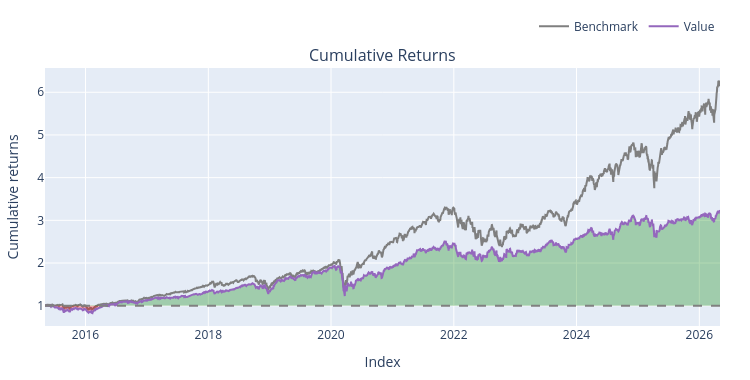

Here is the notebook cell this chart was saved with:
### Markdown cell above
### State based stochastic oscillator implementation

### Code cell
entries = ((stoch_k_df < 20) & (stoch_k_df > stoch_d_df)).shift(1).fillna(False).astype(bool)

exits = ((stoch_k_df > 80) & (stoch_k_df < stoch_d_df)).shift(1).fillna(False).astype(bool)

backtest1 = vbt.Portfolio.from_signals(
    close=close_df,
    open = open_df,
    high = high_df,
    low = low_df,
    entries=entries,
    exits=exits,
    init_cash=100_000.0,
    size=0.1,                         
    size_type='percent',
    cash_sharing=True,                 
    group_by=True,                     
    freq='1D',
    fees=0.001,
    sl_stop = 0.10,
       
)

print(backtest1.stats())
backtest1.plot().show()

### Figure 1 — Plotly figure (JSON) as saved in the notebook; plotly's stock layout.template omitted (floating-point values rounded to 4 significant figures; data arrays with more than 128 entries replaced by an {"elided": "..."} marker saying what was removed)
{"data": [{"legendgroup": "0", "line": {"color": "#7f7f7f"}, "name": "Benchmark", "showlegend": true, "type": "scatter", "uid": "04b1eb89-66a2-4b13-bfb4-37cefb452560", "x": {"elided": "2766 str values"}, "xaxis": "x", "y": {"elided": "2766 float values"}, "yaxis": "y"}, {"hoverinfo": "skip", "legendgroup": "1", "line": {"color": "rgba(0, 0, 0, 0)", "width": 0}, "opacity": 0, "showlegend": false, "type": "scatter", "uid": "35e4e63f-3d39-4fa2-b426-8f2f120b34aa", "x": {"elided": "2766 str values"}, "xaxis": "x", "y": {"elided": "2766 int values"}, "yaxis": "y"}, {"connectgaps": false, "fill": "tonexty", "fillcolor": "rgba(0, 128, 0, 0.3)", "hoverinfo": "skip", "legendgroup": "1", "line": {"color": "rgba(0, 0, 0, 0)", "width": 0}, "opacity": 0, "showlegend": false, "type": "scatter", "uid": "d8deba64-ada3-4afc-b6a2-0aba84950dda", "x": {"elided": "2766 str values"}, "xaxis": "x", "y": {"elided": "2766 float values"}, "yaxis": "y"}, {"hoverinfo": "skip", "legendgroup": "1", "line": {"color": "rgba(0, 0, 0, 0)", "width": 0}, "opacity": 0, "showlegend": false, "type": "scatter", "uid": "cfc682f0-30e4-42ea-9042-903b2f42b347", "x": {"elided": "2766 str values"}, "xaxis": "x", "y": {"elided": "2766 int values"}, "yaxis": "y"}, {"connectgaps": false, "fill": "tonexty", "fillcolor": "rgba(255, 0, 0, 0.3)", "hoverinfo": "skip", "legendgroup": "1", "line": {"color": "rgba(0, 0, 0, 0)", "width": 0}, "opacity": 0, "showlegend": false, "type": "scatter", "uid": "d988215c-cb02-49c5-a3f9-25f9e9effc4b", "x": {"elided": "2766 str values"}, "xaxis": "x", "y": {"elided": "2766 float values"}, "yaxis": "y"}, {"legendgroup": "2", "line": {"color": "#9467bd"}, "name": "Value", "showlegend": true, "type": "scatter", "uid": "2e6df149-a07b-48d8-a1d2-b1872be94e5e", "x": {"elided": "2766 str values"}, "xaxis": "x", "y": {"elided": "2766 float values"}, "yaxis": "y"}, {"hoverinfo": "skip", "legendgroup": "1", "line": {"color": "rgba(0, 0, 0, 0)", "width": 0}, "opacity": 0, "showlegend": false, "type": "scatter", "uid": "7ae8dbad-f184-477d-8ba8-c74e7c60d992", "x": {"elided": "2766 str values"}, "xaxis": "x", "y": {"elided": "2766 int values"}, "yaxis": "y"}], "layout": {"annotations": [{"font": {"size": 16}, "showarrow": false, "text": "Cumulative Returns", "x": 0.5, "xanchor": "center", "xref": "paper", "y": 1, "yanchor": "bottom", "yref": "paper"}], "height": 380, "legend": {"orientation": "h", "traceorder": "normal", "x": 1, "xanchor": "right", "y": 1.105, "yanchor": "bottom"}, "margin": {"b": 30, "l": 30, "r": 30, "t": 30}, "shapes": [{"line": {"color": "gray", "dash": "dash"}, "type": "line", "x0": 0, "x1": 1, "xref": "paper", "y0": 1, "y1": 1, "yref": "y"}], "showlegend": true, "width": 750, "xaxis": {"anchor": "y", "domain": [0, 1], "title": {"text": "Index"}}, "yaxis": {"anchor": "x", "domain": [0, 1], "title": {"text": "Cumulative returns"}}}}
